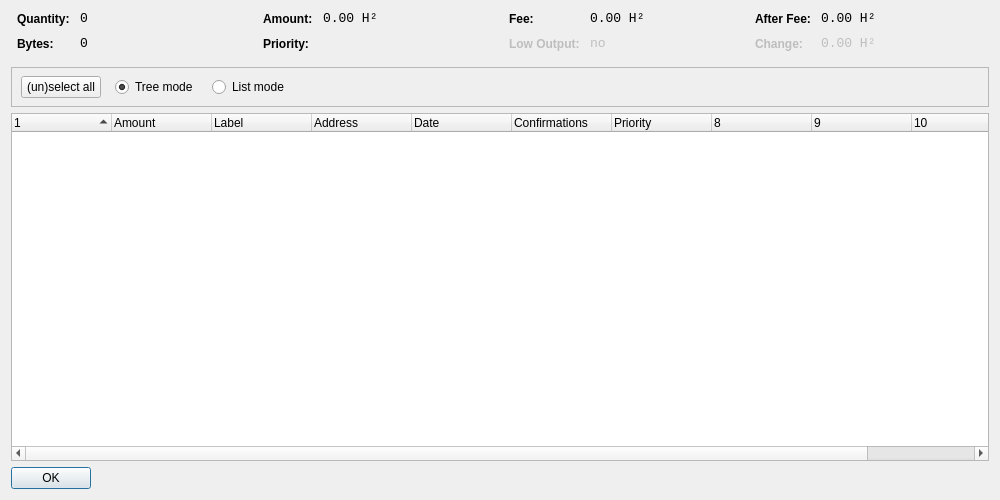
<?xml version="1.0" encoding="UTF-8"?>
<ui version="4.0">
 <class>CoinControlDialog</class>
 <widget class="QDialog" name="CoinControlDialog">
  <property name="geometry">
   <rect>
    <x>0</x>
    <y>0</y>
    <width>1000</width>
    <height>500</height>
   </rect>
  </property>
  <property name="windowTitle">
   <string>Coin Control</string>
  </property>
  <layout class="QVBoxLayout" name="verticalLayout">
   <item>
    <layout class="QHBoxLayout" name="horizontalLayoutTop" stretch="0,0,0,0">
     <property name="topMargin">
      <number>0</number>
     </property>
     <property name="bottomMargin">
      <number>10</number>
     </property>
     <item>
      <layout class="QFormLayout" name="formLayoutCoinControl1">
       <property name="horizontalSpacing">
        <number>10</number>
       </property>
       <property name="verticalSpacing">
        <number>10</number>
       </property>
       <property name="leftMargin">
        <number>6</number>
       </property>
       <property name="rightMargin">
        <number>6</number>
       </property>
       <item row="0" column="0">
        <widget class="QLabel" name="labelCoinControlQuantityText">
         <property name="styleSheet">
          <string notr="true">font-weight:bold;</string>
         </property>
         <property name="text">
          <string>Quantity:</string>
         </property>
        </widget>
       </item>
       <item row="0" column="1">
        <widget class="QLabel" name="labelCoinControlQuantity">
         <property name="font">
          <font>
           <family>Monospace</family>
           <pointsize>10</pointsize>
          </font>
         </property>
         <property name="cursor">
          <cursorShape>IBeamCursor</cursorShape>
         </property>
         <property name="contextMenuPolicy">
          <enum>Qt::ActionsContextMenu</enum>
         </property>
         <property name="text">
          <string notr="true">0</string>
         </property>
         <property name="textInteractionFlags">
          <set>Qt::LinksAccessibleByMouse|Qt::TextSelectableByKeyboard|Qt::TextSelectableByMouse</set>
         </property>
        </widget>
       </item>
       <item row="1" column="0">
        <widget class="QLabel" name="labelCoinControlBytesText">
         <property name="styleSheet">
          <string notr="true">font-weight:bold;</string>
         </property>
         <property name="text">
          <string>Bytes:</string>
         </property>
        </widget>
       </item>
       <item row="1" column="1">
        <widget class="QLabel" name="labelCoinControlBytes">
         <property name="font">
          <font>
           <family>Monospace</family>
           <pointsize>10</pointsize>
          </font>
         </property>
         <property name="cursor">
          <cursorShape>IBeamCursor</cursorShape>
         </property>
         <property name="contextMenuPolicy">
          <enum>Qt::ActionsContextMenu</enum>
         </property>
         <property name="text">
          <string notr="true">0</string>
         </property>
         <property name="textInteractionFlags">
          <set>Qt::LinksAccessibleByMouse|Qt::TextSelectableByKeyboard|Qt::TextSelectableByMouse</set>
         </property>
        </widget>
       </item>
      </layout>
     </item>
     <item>
      <layout class="QFormLayout" name="formLayoutCoinControl2">
       <property name="horizontalSpacing">
        <number>10</number>
       </property>
       <property name="verticalSpacing">
        <number>10</number>
       </property>
       <property name="leftMargin">
        <number>6</number>
       </property>
       <property name="rightMargin">
        <number>6</number>
       </property>
       <item row="0" column="0">
        <widget class="QLabel" name="labelCoinControlAmountText">
         <property name="styleSheet">
          <string notr="true">font-weight:bold;</string>
         </property>
         <property name="text">
          <string>Amount:</string>
         </property>
        </widget>
       </item>
       <item row="0" column="1">
        <widget class="QLabel" name="labelCoinControlAmount">
         <property name="font">
          <font>
           <family>Monospace</family>
           <pointsize>10</pointsize>
          </font>
         </property>
         <property name="cursor">
          <cursorShape>IBeamCursor</cursorShape>
         </property>
         <property name="contextMenuPolicy">
          <enum>Qt::ActionsContextMenu</enum>
         </property>
         <property name="text">
          <string notr="true">0.00 H²</string>
         </property>
         <property name="textInteractionFlags">
          <set>Qt::LinksAccessibleByMouse|Qt::TextSelectableByKeyboard|Qt::TextSelectableByMouse</set>
         </property>
        </widget>
       </item>
       <item row="1" column="0">
        <widget class="QLabel" name="labelCoinControlPriorityText">
         <property name="styleSheet">
          <string notr="true">font-weight:bold;</string>
         </property>
         <property name="text">
          <string>Priority:</string>
         </property>
        </widget>
       </item>
       <item row="1" column="1">
        <widget class="QLabel" name="labelCoinControlPriority">
         <property name="font">
          <font>
           <family>Monospace</family>
           <pointsize>10</pointsize>
          </font>
         </property>
         <property name="cursor">
          <cursorShape>IBeamCursor</cursorShape>
         </property>
         <property name="contextMenuPolicy">
          <enum>Qt::ActionsContextMenu</enum>
         </property>
         <property name="text">
          <string/>
         </property>
         <property name="textInteractionFlags">
          <set>Qt::LinksAccessibleByMouse|Qt::TextSelectableByKeyboard|Qt::TextSelectableByMouse</set>
         </property>
        </widget>
       </item>
      </layout>
     </item>
     <item>
      <layout class="QFormLayout" name="formLayoutCoinControl3">
       <property name="horizontalSpacing">
        <number>10</number>
       </property>
       <property name="verticalSpacing">
        <number>10</number>
       </property>
       <property name="leftMargin">
        <number>6</number>
       </property>
       <property name="rightMargin">
        <number>6</number>
       </property>
       <item row="0" column="0">
        <widget class="QLabel" name="labelCoinControlFeeText">
         <property name="styleSheet">
          <string notr="true">font-weight:bold;</string>
         </property>
         <property name="text">
          <string>Fee:</string>
         </property>
        </widget>
       </item>
       <item row="0" column="1">
        <widget class="QLabel" name="labelCoinControlFee">
         <property name="font">
          <font>
           <family>Monospace</family>
           <pointsize>10</pointsize>
          </font>
         </property>
         <property name="cursor">
          <cursorShape>IBeamCursor</cursorShape>
         </property>
         <property name="contextMenuPolicy">
          <enum>Qt::ActionsContextMenu</enum>
         </property>
         <property name="text">
          <string notr="true">0.00 H²</string>
         </property>
         <property name="textInteractionFlags">
          <set>Qt::LinksAccessibleByMouse|Qt::TextSelectableByKeyboard|Qt::TextSelectableByMouse</set>
         </property>
        </widget>
       </item>
       <item row="1" column="0">
        <widget class="QLabel" name="labelCoinControlLowOutputText">
         <property name="enabled">
          <bool>false</bool>
         </property>
         <property name="styleSheet">
          <string notr="true">font-weight:bold;</string>
         </property>
         <property name="text">
          <string>Low Output:</string>
         </property>
        </widget>
       </item>
       <item row="1" column="1">
        <widget class="QLabel" name="labelCoinControlLowOutput">
         <property name="enabled">
          <bool>false</bool>
         </property>
         <property name="font">
          <font>
           <family>Monospace</family>
           <pointsize>10</pointsize>
          </font>
         </property>
         <property name="cursor">
          <cursorShape>IBeamCursor</cursorShape>
         </property>
         <property name="contextMenuPolicy">
          <enum>Qt::ActionsContextMenu</enum>
         </property>
         <property name="text">
          <string notr="true">no</string>
         </property>
         <property name="textInteractionFlags">
          <set>Qt::LinksAccessibleByMouse|Qt::TextSelectableByKeyboard|Qt::TextSelectableByMouse</set>
         </property>
        </widget>
       </item>
      </layout>
     </item>
     <item>
      <layout class="QFormLayout" name="formLayoutCoinControl4">
       <property name="horizontalSpacing">
        <number>10</number>
       </property>
       <property name="verticalSpacing">
        <number>10</number>
       </property>
       <property name="leftMargin">
        <number>6</number>
       </property>
       <property name="rightMargin">
        <number>6</number>
       </property>
       <item row="0" column="0">
        <widget class="QLabel" name="labelCoinControlAfterFeeText">
         <property name="styleSheet">
          <string notr="true">font-weight:bold;</string>
         </property>
         <property name="text">
          <string>After Fee:</string>
         </property>
        </widget>
       </item>
       <item row="0" column="1">
        <widget class="QLabel" name="labelCoinControlAfterFee">
         <property name="font">
          <font>
           <family>Monospace</family>
           <pointsize>10</pointsize>
          </font>
         </property>
         <property name="cursor">
          <cursorShape>IBeamCursor</cursorShape>
         </property>
         <property name="contextMenuPolicy">
          <enum>Qt::ActionsContextMenu</enum>
         </property>
         <property name="text">
          <string notr="true">0.00 H²</string>
         </property>
         <property name="textInteractionFlags">
          <set>Qt::LinksAccessibleByMouse|Qt::TextSelectableByKeyboard|Qt::TextSelectableByMouse</set>
         </property>
        </widget>
       </item>
       <item row="1" column="0">
        <widget class="QLabel" name="labelCoinControlChangeText">
         <property name="enabled">
          <bool>false</bool>
         </property>
         <property name="styleSheet">
          <string notr="true">font-weight:bold;</string>
         </property>
         <property name="text">
          <string>Change:</string>
         </property>
        </widget>
       </item>
       <item row="1" column="1">
        <widget class="QLabel" name="labelCoinControlChange">
         <property name="enabled">
          <bool>false</bool>
         </property>
         <property name="font">
          <font>
           <family>Monospace</family>
           <pointsize>10</pointsize>
          </font>
         </property>
         <property name="cursor">
          <cursorShape>IBeamCursor</cursorShape>
         </property>
         <property name="contextMenuPolicy">
          <enum>Qt::ActionsContextMenu</enum>
         </property>
         <property name="text">
          <string notr="true">0.00 H²</string>
         </property>
         <property name="textInteractionFlags">
          <set>Qt::LinksAccessibleByMouse|Qt::TextSelectableByKeyboard|Qt::TextSelectableByMouse</set>
         </property>
        </widget>
       </item>
      </layout>
     </item>
    </layout>
   </item>
   <item>
    <widget class="QFrame" name="frame">
     <property name="minimumSize">
      <size>
       <width>0</width>
       <height>40</height>
      </size>
     </property>
     <property name="frameShape">
      <enum>QFrame::StyledPanel</enum>
     </property>
     <property name="frameShadow">
      <enum>QFrame::Sunken</enum>
     </property>
     <widget class="QWidget" name="horizontalLayoutWidget">
      <property name="geometry">
       <rect>
        <x>10</x>
        <y>0</y>
        <width>781</width>
        <height>41</height>
       </rect>
      </property>
      <layout class="QHBoxLayout" name="horizontalLayoutPanel" stretch="0,0,0,0,0">
       <property name="spacing">
        <number>14</number>
       </property>
       <item>
        <widget class="QPushButton" name="pushButtonSelectAll">
         <property name="sizePolicy">
          <sizepolicy hsizetype="Maximum" vsizetype="Fixed">
           <horstretch>0</horstretch>
           <verstretch>0</verstretch>
          </sizepolicy>
         </property>
         <property name="text">
          <string>(un)select all</string>
         </property>
        </widget>
       </item>
       <item>
        <widget class="QRadioButton" name="radioTreeMode">
         <property name="sizePolicy">
          <sizepolicy hsizetype="Maximum" vsizetype="Fixed">
           <horstretch>0</horstretch>
           <verstretch>0</verstretch>
          </sizepolicy>
         </property>
         <property name="text">
          <string>Tree mode</string>
         </property>
         <property name="checked">
          <bool>true</bool>
         </property>
        </widget>
       </item>
       <item>
        <widget class="QRadioButton" name="radioListMode">
         <property name="sizePolicy">
          <sizepolicy hsizetype="Maximum" vsizetype="Fixed">
           <horstretch>0</horstretch>
           <verstretch>0</verstretch>
          </sizepolicy>
         </property>
         <property name="text">
          <string>List mode</string>
         </property>
        </widget>
       </item>
       <item>
        <spacer name="horizontalSpacer">
         <property name="orientation">
          <enum>Qt::Horizontal</enum>
         </property>
         <property name="sizeHint" stdset="0">
          <size>
           <width>40</width>
           <height>20</height>
          </size>
         </property>
        </spacer>
       </item>
      </layout>
     </widget>
    </widget>
   </item>
   <item>
    <widget class="CoinControlTreeWidget" name="treeWidget">
     <property name="contextMenuPolicy">
      <enum>Qt::CustomContextMenu</enum>
     </property>
     <property name="sortingEnabled">
      <bool>false</bool>
     </property>
     <property name="columnCount">
      <number>11</number>
     </property>
     <attribute name="headerShowSortIndicator" stdset="0">
      <bool>true</bool>
     </attribute>
     <attribute name="headerStretchLastSection">
      <bool>false</bool>
     </attribute>
     <column>
      <property name="text">
       <string/>
      </property>
     </column>
     <column>
      <property name="text">
       <string>Amount</string>
      </property>
     </column>
     <column>
      <property name="text">
       <string>Label</string>
      </property>
     </column>
     <column>
      <property name="text">
       <string>Address</string>
      </property>
     </column>
     <column>
      <property name="text">
       <string>Date</string>
      </property>
     </column>
     <column>
      <property name="text">
       <string>Confirmations</string>
      </property>
      <property name="toolTip">
       <string>Confirmed</string>
      </property>
     </column>
     <column>
      <property name="text">
       <string>Priority</string>
      </property>
     </column>
     <column>
      <property name="text">
       <string/>
      </property>
     </column>
     <column>
      <property name="text">
       <string/>
      </property>
     </column>
     <column>
      <property name="text">
       <string/>
      </property>
     </column>
     <column>
      <property name="text">
       <string/>
      </property>
     </column>
    </widget>
   </item>
   <item>
    <widget class="QDialogButtonBox" name="buttonBox">
     <property name="sizePolicy">
      <sizepolicy hsizetype="Maximum" vsizetype="Fixed">
       <horstretch>0</horstretch>
       <verstretch>0</verstretch>
      </sizepolicy>
     </property>
     <property name="orientation">
      <enum>Qt::Horizontal</enum>
     </property>
     <property name="standardButtons">
      <set>QDialogButtonBox::Ok</set>
     </property>
    </widget>
   </item>
  </layout>
 </widget>
 <customwidgets>
  <customwidget>
   <class>CoinControlTreeWidget</class>
   <extends>QTreeWidget</extends>
   <header>coincontroltreewidget.h</header>
  </customwidget>
 </customwidgets>
 <resources/>
 <connections/>
</ui>
